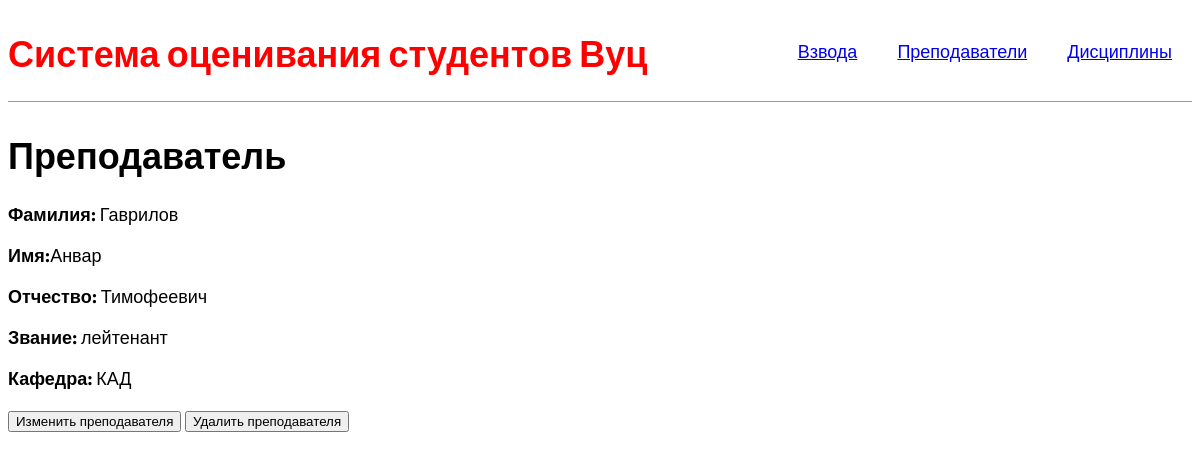
The page /teacher/2 on the database its author committed.
### firstapp/models.py (models this page shows, shortened)
class Teacher(models.Model):
    RANKS = [
        ('Ml', 'младший лейтенант'),
        ('L', 'лейтенант'),
        ('Sl', 'старший лейтенант'),
        ('C', 'капитан'),
        ('M', 'майор'),
        ('PP','подполковник'),
        ('P','полковник')
    ]
    name = models.CharField(max_length=20, verbose_name="Имя")
    surname = models.CharField(max_length=30, verbose_name="Фамилия")
    patronymic = models.CharField(max_length=30, verbose_name="Отчество")
    departament = models.ForeignKey(to="DepartamentModel", on_delete=models.CASCADE, verbose_name="Кафедра")
    rank = models.CharField(max_length=2, choices=RANKS, verbose_name="Звание")
    class Meta:
        constraints = [
            models.UniqueConstraint(fields=['name', 'surname', 'patronymic'], name='unique fio teacher')
        ]
        ordering = ["surname", "name", "patronymic"]
    def get_edit_url(self):
        return  reverse('teacher-edit', args=[str(self.id)])
    def get_del_url(self):
        return  reverse('teacher-delete', args=[str(self.id)])

class DepartamentModel(models.Model):
    full_name = models.CharField(max_length=300, unique=True)
    short_name = models.CharField(max_length=10)
    def __str__(self):
        return self.short_name
    class Meta:
        ordering =["full_name"]

### firstapp/views.py (the view)
# urls.py: re_path(r'^teacher/(?P<pk>\d+)$', TeacherDetailView.as_view(), name="teacher-detail"),
class TeacherDetailView(generic.DetailView):
    model = Teacher

### firstapp/templates/firstapp/teacher_detail.html
{% extends 'base.html' %}
{% block content %}
      <h1>Преподаватель</h1>
    <p><strong>Фамилия: </strong><a>{{teacher.surname}}</a></p>
    <p><strong>Имя:</strong><a>{{teacher.name}}</a></p>
    <p><strong>Отчество: </strong><a>{{teacher.patronymic}}</a></p>
    <p><strong>Звание: </strong><a>{{teacher.get_rank_display}}</a></p>
    <p><strong>Кафедра: </strong><a>{{teacher.departament}}</a></p>
<button onclick="location.href='{{teacher.get_edit_url}}'">Изменить преподавателя</button>
<button onclick="location.href='{{teacher.get_del_url}}'">Удалить преподавателя</button>
{% endblock %}

### static/css/style.css (style rules this page uses)
body { font-family: 'Source Sans Pro', sans-serif; font-size: 18px; }

### rows shown on the page
Teacher: surname "Гаврилов", name "Анвар", patronymic "Тимофеевич", rank "лейтенант", departament "КАД"
